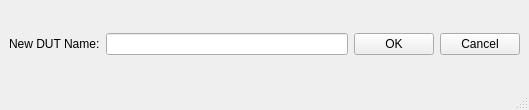
<?xml version="1.0" encoding="UTF-8"?>
<ui version="4.0">
 <class>NewDUT</class>
 <widget class="QMainWindow" name="NewDUT">
  <property name="geometry">
   <rect>
    <x>0</x>
    <y>0</y>
    <width>529</width>
    <height>110</height>
   </rect>
  </property>
  <property name="windowTitle">
   <string>New DUT</string>
  </property>
  <property name="windowIcon">
   <iconset resource="../image/icons.qrc">
    <normaloff>:/actionicons/dut_64px.ico</normaloff>:/actionicons/dut_64px.ico</iconset>
  </property>
  <widget class="QWidget" name="centralwidget">
   <layout class="QVBoxLayout" name="verticalLayout">
    <item>
     <layout class="QHBoxLayout" name="horizontalLayout">
      <item>
       <widget class="QLabel" name="label">
        <property name="text">
         <string>New DUT Name:</string>
        </property>
       </widget>
      </item>
      <item>
       <widget class="QLineEdit" name="lineEdit_dutname"/>
      </item>
      <item>
       <widget class="QPushButton" name="pushButton_ok">
        <property name="text">
         <string>OK</string>
        </property>
       </widget>
      </item>
      <item>
       <widget class="QPushButton" name="pushButton_cancel">
        <property name="text">
         <string>Cancel</string>
        </property>
       </widget>
      </item>
     </layout>
    </item>
   </layout>
  </widget>
  <widget class="QStatusBar" name="statusbar"/>
 </widget>
 <resources>
  <include location="../image/icons.qrc"/>
 </resources>
 <connections/>
</ui>
